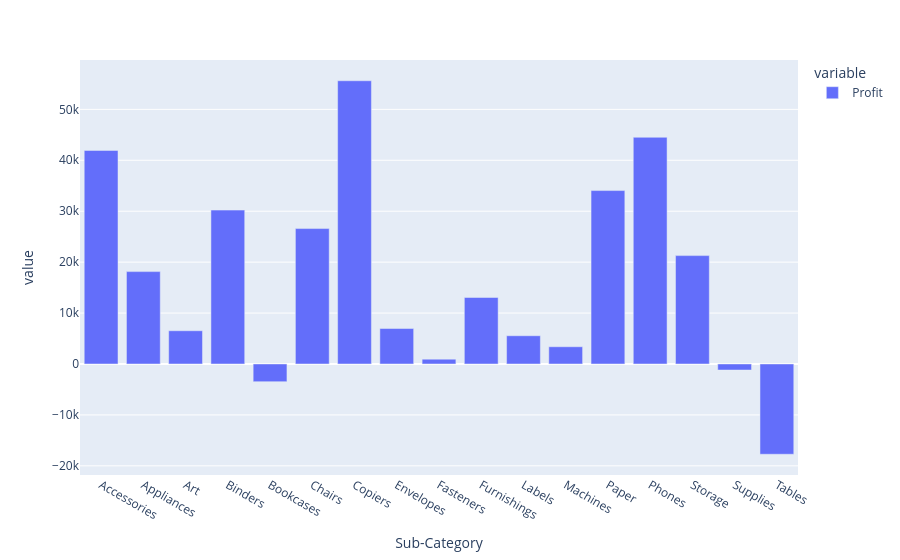

This figure's notebook cell:
### Code cell
fig=px.bar(sub_category_based_profit)
fig.show()

### Figure 1 — Plotly figure (JSON) as saved in the notebook; plotly's stock layout.template omitted (floating-point values rounded to 4 significant figures)
{"data": [{"hovertemplate": "variable=Profit<br>Sub-Category=%{x}<br>value=%{y}<extra></extra>", "legendgroup": "Profit", "marker": {"color": "#636efa", "pattern": {"shape": ""}}, "name": "Profit", "orientation": "v", "showlegend": true, "textposition": "auto", "x": ["Accessories", "Appliances", "Art", "Binders", "Bookcases", "Chairs", "Copiers", "Envelopes", "Fasteners", "Furnishings", "Labels", "Machines", "Paper", "Phones", "Storage", "Supplies", "Tables"], "xaxis": "x", "y": [41940.0, 18140.0, 6528.0, 30220.0, -3473.0, 26590.0, 55620.0, 6964.0, 949.5, 13060.0, 5546.0, 3385.0, 34050.0, 44520.0, 21280.0, -1189.0, -17730.0], "yaxis": "y", "type": "bar"}], "layout": {"xaxis": {"anchor": "y", "domain": [0.0, 1.0], "title": {"text": "Sub-Category"}}, "yaxis": {"anchor": "x", "domain": [0.0, 1.0], "title": {"text": "value"}}, "legend": {"title": {"text": "variable"}, "tracegroupgap": 0}, "margin": {"t": 60}, "barmode": "relative"}}
